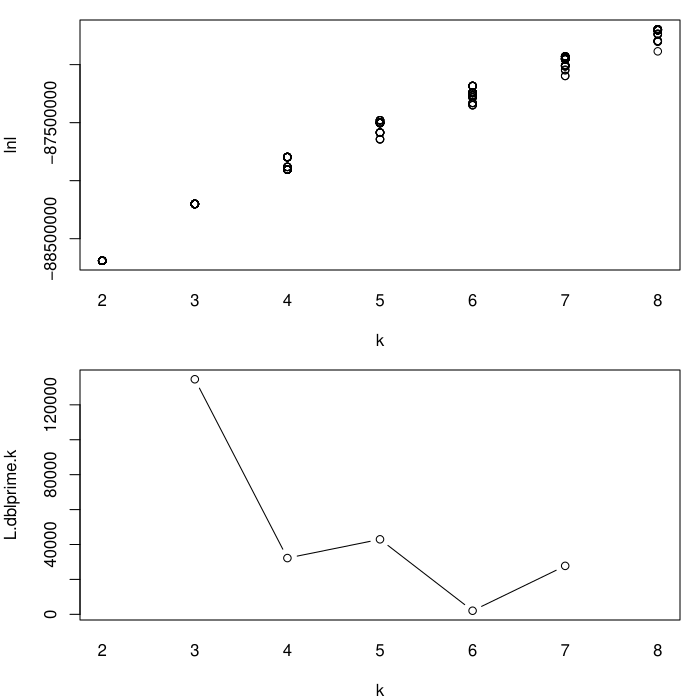

The script that saved this image:

pdf("deltaK.pdf")
lnl = read.csv("admix_likelihood_reps.csv",header=F)
colnames(lnl) = c("rep","k","lnl")
lnl$k = as.numeric(gsub("k","",lnl$k))
par(mfrow=c(2,1),mar=c(4,4,1,1))
plot(x=lnl$k,y=lnl$lnl,xaxt="n",xlab="k",ylab="lnl")
mtext(at=2:8,2:8,side=1,line=1)
xbar <- tapply(lnl$lnl,lnl$k,mean)
std <- tapply(lnl$lnl,lnl$k,sd)
out <- data.frame(xbar,std)
# Evanno et al. 2005 ∆K = m(|L(K + 1) − 2 L(K ) + L(K − 1)|)/s[L(K )]
out$L.prime.k <- c(NA,xbar[-1]-xbar[-length(xbar)])
out$L.dblprime.k <- c(NA,out$L.prime.k[-c(1,length(xbar))]-(out$L.prime.k)[-(1:2)],NA)
out$delta <- out$L.dblprime.k/out$std
print(out)
plot(out$L.dblprime.k,xaxt="n",xlab="k",ylab="L.dblprime.k", type="b")
mtext(at=1:7,2:8,side=1,line=1)
#text(2,max(out$delta,na.rm=T)*.9,"C",cex=2) deltaK analysis
dev.off()
